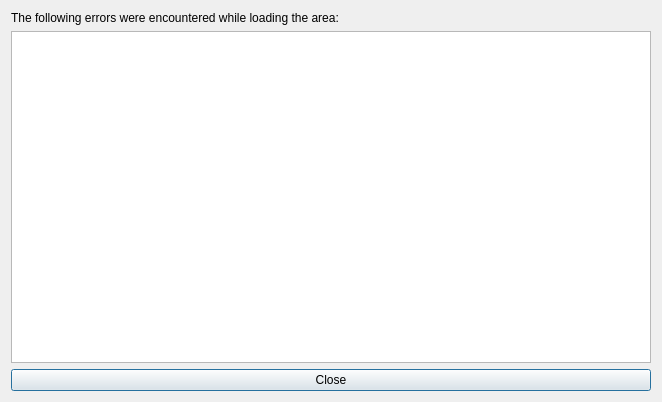
<?xml version="1.0" encoding="UTF-8"?>
<ui version="4.0">
 <class>CErrorLogDialog</class>
 <widget class="QDialog" name="CErrorLogDialog">
  <property name="geometry">
   <rect>
    <x>0</x>
    <y>0</y>
    <width>662</width>
    <height>402</height>
   </rect>
  </property>
  <property name="windowTitle">
   <string>Errors</string>
  </property>
  <layout class="QVBoxLayout" name="verticalLayout">
   <item>
    <widget class="QLabel" name="label">
     <property name="text">
      <string>The following errors were encountered while loading the area:</string>
     </property>
    </widget>
   </item>
   <item>
    <widget class="QTextEdit" name="ErrorLogTextEdit">
     <property name="readOnly">
      <bool>true</bool>
     </property>
     <property name="html">
      <string>&lt;!DOCTYPE HTML PUBLIC &quot;-//W3C//DTD HTML 4.0//EN&quot; &quot;http://www.w3.org/TR/REC-html40/strict.dtd&quot;&gt;
&lt;html&gt;&lt;head&gt;&lt;meta name=&quot;qrichtext&quot; content=&quot;1&quot; /&gt;&lt;style type=&quot;text/css&quot;&gt;
p, li { white-space: pre-wrap; }
&lt;/style&gt;&lt;/head&gt;&lt;body style=&quot; font-family:'MS Shell Dlg 2'; font-size:8.25pt; font-weight:400; font-style:normal;&quot;&gt;
&lt;p style=&quot;-qt-paragraph-type:empty; margin-top:0px; margin-bottom:0px; margin-left:0px; margin-right:0px; -qt-block-indent:0; text-indent:0px;&quot;&gt;&lt;br /&gt;&lt;/p&gt;&lt;/body&gt;&lt;/html&gt;</string>
     </property>
    </widget>
   </item>
   <item>
    <widget class="QPushButton" name="CloseButton">
     <property name="text">
      <string>Close</string>
     </property>
    </widget>
   </item>
  </layout>
 </widget>
 <resources/>
 <connections/>
</ui>
